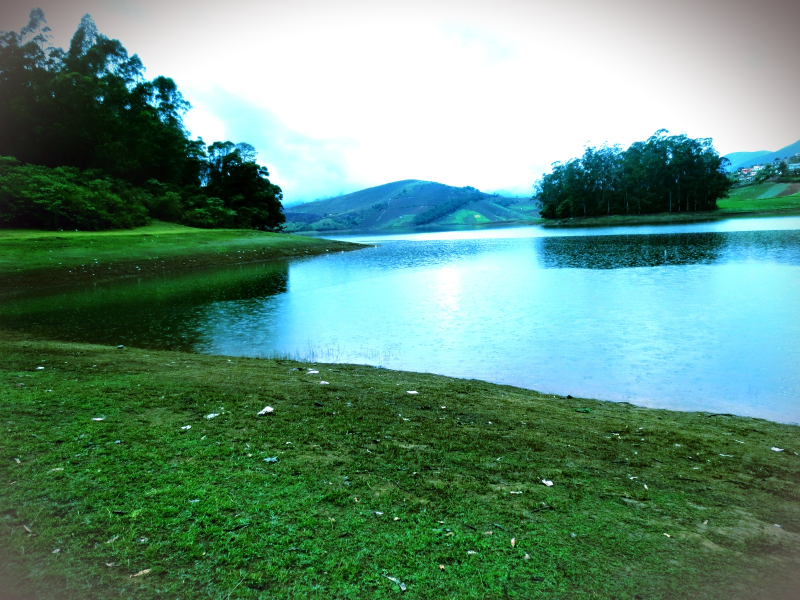
#> input picture photos/1.jpg, 1600 x 1200 px, given in place of the camera (shown at 1/2 size)
$ python vid_col_det_save.py
#> lines starting #> are read from the running program, lines starting #| are printed output that depends on the picture; after the words box and inside, x2 and y2 are one past the last pixel; in counts of white or black regions, pixels touching at a corner belong together
import cv2
import numpy as np


def nothing(x):
    pass


cap = cv2.VideoCapture(0)
fourcc = cv2.VideoWriter_fourcc(*"XVID")
out = cv2.VideoWriter("output3.avi", fourcc, 20.0, (640, 480))

cv2.namedWindow("Tracking")
cv2.createTrackbar("LH", "Tracking", 0, 255, nothing)
#> slider 'LH' is set to 51
cv2.createTrackbar("LS", "Tracking", 0, 255, nothing)
#> slider 'LS' is set to 51
cv2.createTrackbar("LV", "Tracking", 0, 255, nothing)
#> slider 'LV' is set to 51
cv2.createTrackbar("UH", "Tracking", 255, 255, nothing)
cv2.createTrackbar("US", "Tracking", 255, 255, nothing)
cv2.createTrackbar("UV", "Tracking", 255, 255, nothing)

while True:
    _, frame = cap.read()
#> frame is the input picture: shape (1200, 1600, 3); mean B, G, R 124.5, 143.2, 100.3

    # [4 lines of commented-out code are left out]

    frame = cv2.resize(frame, (640, 480), interpolation=cv2.INTER_AREA)
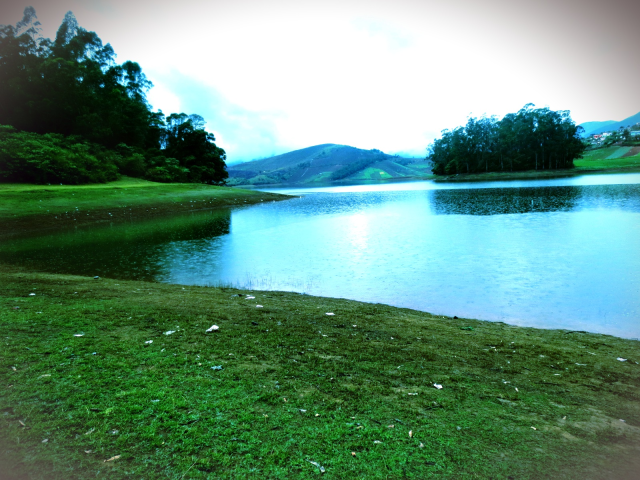
#> frame: shape (480, 640, 3); mean B, G, R 124.5, 143.2, 100.3
    hsv = cv2.cvtColor(frame, cv2.COLOR_BGR2HSV)
#> hsv: shape (480, 640, 3); mean H, S, V 58.9, 118.3, 148.7

    l_h = cv2.getTrackbarPos("LH", "Tracking")
    l_s = cv2.getTrackbarPos("LS", "Tracking")
    l_v = cv2.getTrackbarPos("LV", "Tracking")

    u_h = cv2.getTrackbarPos("UH", "Tracking")
    u_s = cv2.getTrackbarPos("US", "Tracking")
    u_v = cv2.getTrackbarPos("UV", "Tracking")

    l_b = np.array([l_h, l_s, l_v])
    u_b = np.array([u_h, u_s, u_v])

    mask = cv2.inRange(hsv, l_b, u_b)
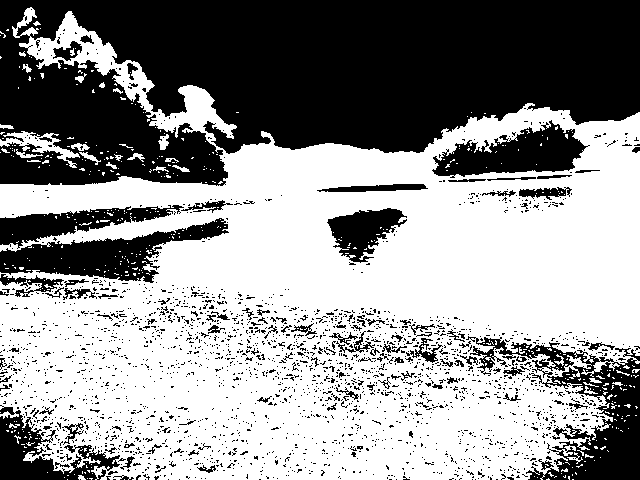
#> mask: shape (480, 640); 57.8% white; 2344 black regions (2237 under 20 px), largest, box (x1, y1, x2, y2) and area: (0, 0, 640, 186) 87660, (466, 336, 640, 480) 8511, (0, 218, 229, 283) 5851

    res = cv2.bitwise_and(frame, frame, mask=mask)
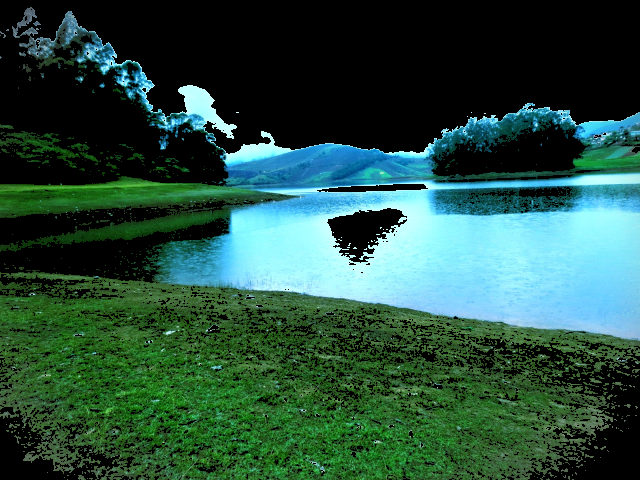
#> res: shape (480, 640, 3); mean B, G, R 64.8, 79.2, 40.2

    cv2.imshow("frame", frame)
    cv2.imshow("mask", mask)
    cv2.imshow("res", res)
    out.write(res)
    key = cv2.waitKey(1)
#> (key Esc is pressed here)
    if key == 27:
        break

out.release()
cap.release()
cv2.destroyAllWindows()

$ run again, on photos/2.JPG
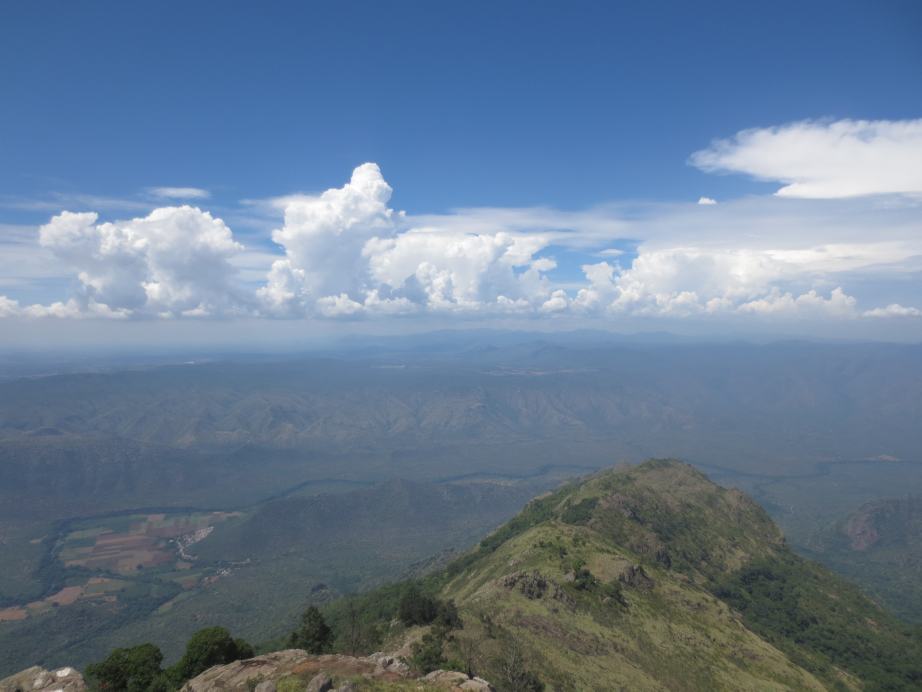
#> input picture photos/2.JPG, 4608 x 3456 px, given in place of the camera (shown at 1/5 size)
#> frame is the input picture: shape (3456, 4608, 3); mean B, G, R 148, 124.8, 104.3
#> frame: shape (480, 640, 3)
#> hsv: shape (480, 640, 3); mean H, S, V 94.5, 81.8, 151
#> `mask = cv2.inRange(hsv, l_b, u_b)`:
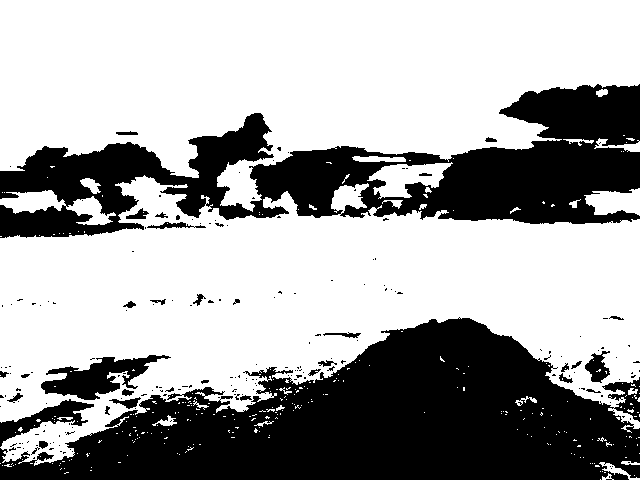
#> mask: shape (480, 640); 64.7% white; 201 black regions (167 under 20 px), largest, box (x1, y1, x2, y2) and area: (0, 317, 640, 480) 59705, (0, 84, 640, 238) 42283, (41, 355, 171, 400) 2593
#> `res = cv2.bitwise_and(frame, frame, mask=mask)`:
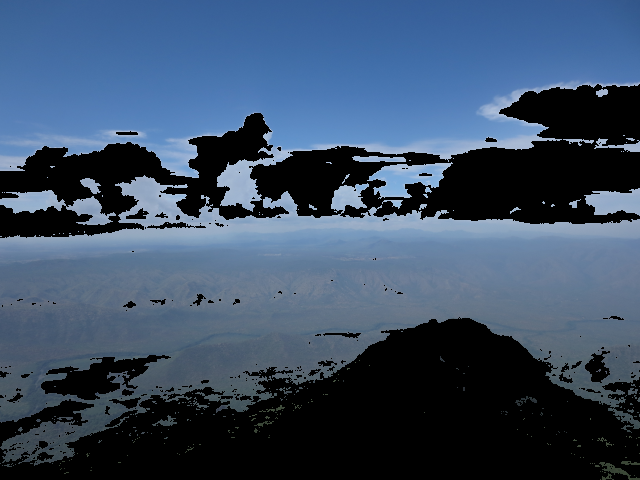
#> res: shape (480, 640, 3); mean B, G, R 101.6, 77.8, 58.9

$ run again, on photos/3.JPG
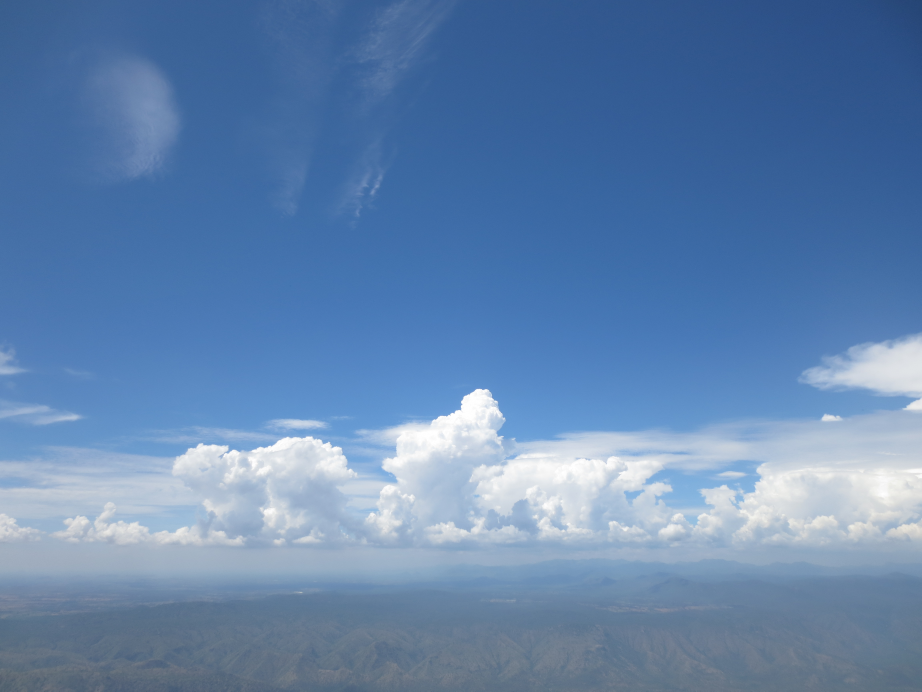
#> input picture photos/3.JPG, 4608 x 3456 px, given in place of the camera (shown at 1/5 size)
#> frame is the input picture: shape (3456, 4608, 3); mean B, G, R 174, 131.9, 98.5
#> frame: shape (480, 640, 3)
#> hsv: shape (480, 640, 3); mean H, S, V 105.6, 114.9, 174
#> `mask = cv2.inRange(hsv, l_b, u_b)`:
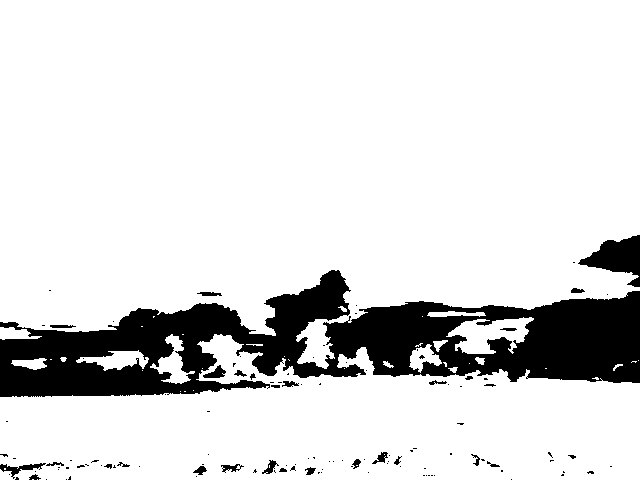
#> mask: shape (480, 640); 86.2% white; 117 black regions (88 under 20 px), largest, box (x1, y1, x2, y2) and area: (0, 270, 640, 397) 38806, (578, 235, 640, 287) 1601, (0, 463, 46, 479) 232
#> `res = cv2.bitwise_and(frame, frame, mask=mask)`:
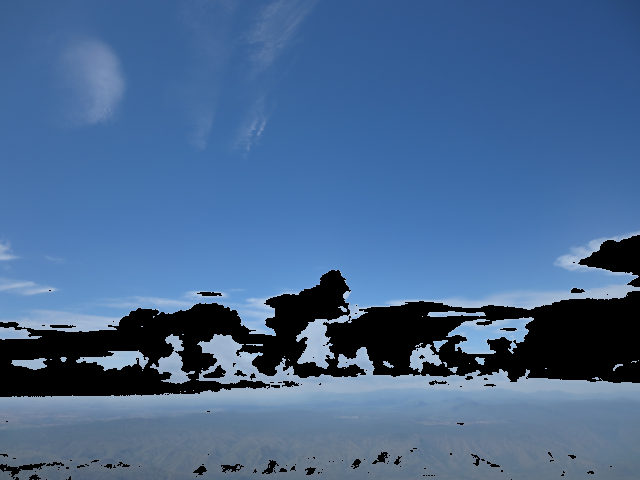
#> res: shape (480, 640, 3); mean B, G, R 144.3, 103.7, 71.6
